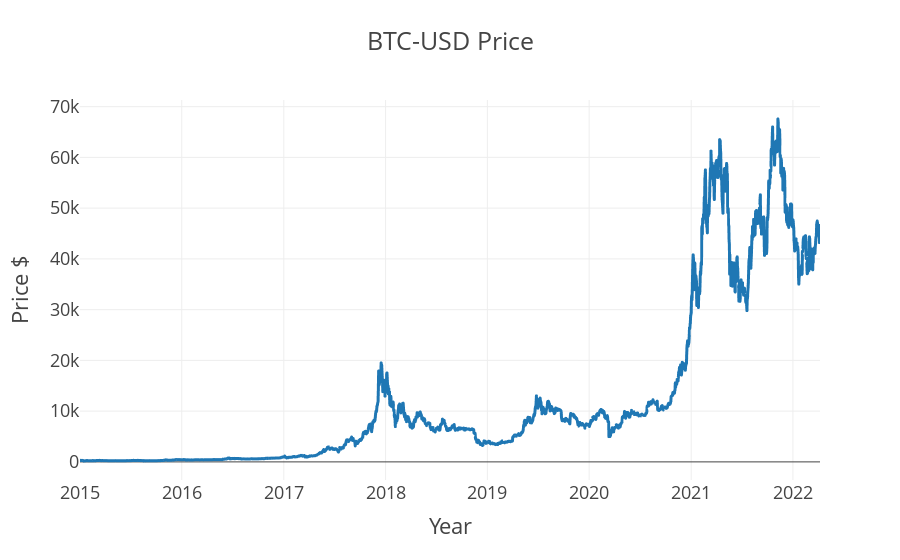

This figure's notebook cell:
### Code cell
fig = px.line(df, y= "Close", title=f"{company} Price", labels={"Close":"Price $", "Date":"Year"})
fig.show()

### Figure 1 — Plotly figure (JSON) as saved in the notebook; plotly's stock layout.template omitted (floating-point values rounded to 4 significant figures; data arrays with more than 128 entries replaced by an {"elided": "..."} marker saying what was removed)
{"data": [{"hovertemplate": "Year=%{x}<br>Price $=%{y}<extra></extra>", "legendgroup": "", "line": {"color": "#1F77B4", "dash": "solid"}, "marker": {"symbol": "circle"}, "mode": "lines", "name": "", "showlegend": false, "type": "scattergl", "x": {"elided": "2655 str values"}, "xaxis": "x", "y": {"elided": "2655 float values"}, "yaxis": "y"}], "layout": {"legend": {"tracegroupgap": 0}, "title": {"text": "BTC-USD Price"}, "xaxis": {"anchor": "y", "domain": [0, 1], "title": {"text": "Year"}}, "yaxis": {"anchor": "x", "domain": [0, 1], "title": {"text": "Price $"}}}}
